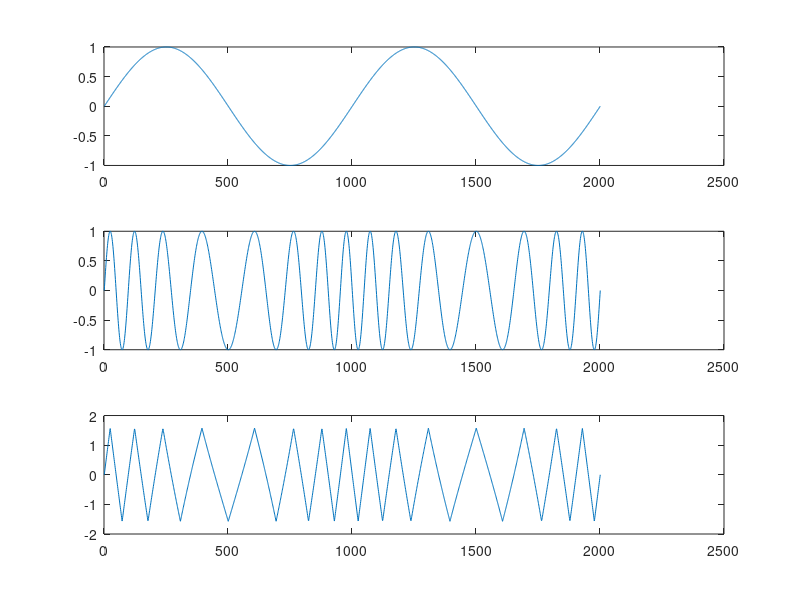

Write MATLAB code to recreate this figure.
clc;
clear all;
close all;

Ac = 1;
Am = 1;
Fs = 2000;
Fc = 15;
Fm = 2;
Mi = 3;
n = [0:1/Fs:1];
xm = Am * sin(2 * pi * Fm * n);
xfm = Ac * sin(2 * pi * Fc * n + (Mi * xm));

xfm_demod = asin(xfm);

subplot(3,1,1)
plot(xm);
subplot(3,1,2)
plot(xfm)
subplot(3,1,3)
plot(xfm_demod)
